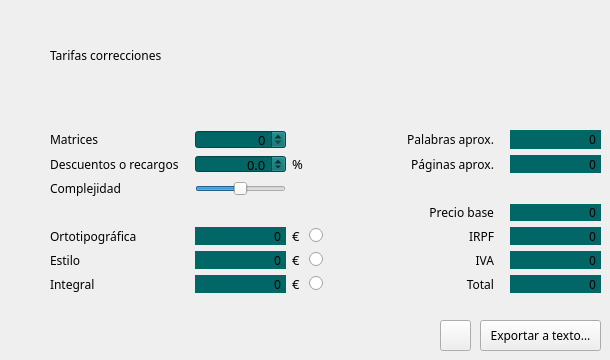
    <widget class="QWidget" name="tab_corr">
     <property name="sizePolicy">
      <sizepolicy hsizetype="Fixed" vsizetype="Fixed">
       <horstretch>0</horstretch>
       <verstretch>0</verstretch>
      </sizepolicy>
     </property>
     <property name="font">
      <font>
       <family>Bookerly</family>
       <pointsize>9</pointsize>
       <italic>false</italic>
       <bold>false</bold>
      </font>
     </property>
     <property name="styleSheet">
      <string notr="true">font: 9pt &quot;Bookerly&quot;;
color: &quot;white&quot;;</string>
     </property>
     <attribute name="title">
      <string>Correcciones</string>
     </attribute>
     <widget class="QLabel" name="label_8">
      <property name="geometry">
       <rect>
        <x>50</x>
        <y>40</y>
        <width>401</width>
        <height>31</height>
       </rect>
      </property>
      <property name="styleSheet">
       <string notr="true">font: 20pt &quot;Bookerly&quot;;</string>
      </property>
      <property name="text">
       <string>Tarifas correcciones</string>
      </property>
     </widget>
     <widget class="QWidget" name="layoutWidget">
      <property name="geometry">
       <rect>
        <x>50</x>
        <y>130</y>
        <width>551</width>
        <height>163</height>
       </rect>
      </property>
      <layout class="QGridLayout" name="gridLayout_corr">
       <item row="6" column="5">
        <widget class="QLabel" name="label_15">
         <property name="font">
          <font>
           <family>Bookerly</family>
           <pointsize>9</pointsize>
           <italic>false</italic>
           <bold>false</bold>
          </font>
         </property>
         <property name="text">
          <string>IRPF</string>
         </property>
         <property name="alignment">
          <set>Qt::AlignRight|Qt::AlignTrailing|Qt::AlignVCenter</set>
         </property>
        </widget>
       </item>
       <item row="2" column="7">
        <widget class="QLabel" name="lbl_pags">
         <property name="styleSheet">
          <string notr="true">background-color: #006666;
color: &quot;white&quot;;
font: 10pt &quot;Cascadia Code&quot;;</string>
         </property>
         <property name="text">
          <string>0</string>
         </property>
         <property name="alignment">
          <set>Qt::AlignRight|Qt::AlignTrailing|Qt::AlignVCenter</set>
         </property>
         <property name="indent">
          <number>5</number>
         </property>
        </widget>
       </item>
       <item row="7" column="4">
        <widget class="QRadioButton" name="radioBtn_sty">
         <property name="text">
          <string/>
         </property>
        </widget>
       </item>
       <item row="3" column="2">
        <widget class="QSlider" name="slider_compl">
         <property name="styleSheet">
          <string notr="true"/>
         </property>
         <property name="minimum">
          <number>1</number>
         </property>
         <property name="maximum">
          <number>5</number>
         </property>
         <property name="pageStep">
          <number>2</number>
         </property>
         <property name="value">
          <number>3</number>
         </property>
         <property name="orientation">
          <enum>Qt::Horizontal</enum>
         </property>
        </widget>
       </item>
       <item row="9" column="2">
        <widget class="QLabel" name="lbl_show_full">
         <property name="styleSheet">
          <string notr="true">background-color: #006666;
color: &quot;white&quot;;
font: 10pt &quot;Cascadia Code&quot;;</string>
         </property>
         <property name="text">
          <string>0</string>
         </property>
         <property name="alignment">
          <set>Qt::AlignRight|Qt::AlignTrailing|Qt::AlignVCenter</set>
         </property>
         <property name="indent">
          <number>5</number>
         </property>
        </widget>
       </item>
       <item row="9" column="4">
        <widget class="QRadioButton" name="radioBtn_full">
         <property name="text">
          <string/>
         </property>
        </widget>
       </item>
       <item row="7" column="7">
        <widget class="QLabel" name="lbl_iva">
         <property name="styleSheet">
          <string notr="true">background-color: #006666;
color: &quot;white&quot;;
font: 10pt &quot;Cascadia Code&quot;;</string>
         </property>
         <property name="text">
          <string>0</string>
         </property>
         <property name="alignment">
          <set>Qt::AlignRight|Qt::AlignTrailing|Qt::AlignVCenter</set>
         </property>
         <property name="indent">
          <number>5</number>
         </property>
        </widget>
       </item>
       <item row="2" column="0">
        <widget class="QLabel" name="label_9">
         <property name="lineWidth">
          <number>-1</number>
         </property>
         <property name="text">
          <string>Descuentos o recargos</string>
         </property>
         <property name="scaledContents">
          <bool>false</bool>
         </property>
         <property name="wordWrap">
          <bool>true</bool>
         </property>
        </widget>
       </item>
       <item row="6" column="4">
        <widget class="QRadioButton" name="radioBtn_ort">
         <property name="text">
          <string/>
         </property>
        </widget>
       </item>
       <item row="6" column="7">
        <widget class="QLabel" name="lbl_irpf">
         <property name="styleSheet">
          <string notr="true">background-color: #006666;
color: &quot;white&quot;;
font: 10pt &quot;Cascadia Code&quot;;</string>
         </property>
         <property name="text">
          <string>0</string>
         </property>
         <property name="alignment">
          <set>Qt::AlignRight|Qt::AlignTrailing|Qt::AlignVCenter</set>
         </property>
         <property name="indent">
          <number>5</number>
         </property>
        </widget>
       </item>
       <item row="9" column="0">
        <widget class="QLabel" name="label_3">
         <property name="font">
          <font>
           <family>Bookerly</family>
           <pointsize>9</pointsize>
           <italic>false</italic>
           <bold>false</bold>
          </font>
         </property>
         <property name="text">
          <string>Integral</string>
         </property>
        </widget>
       </item>
       <item row="0" column="0">
        <widget class="QLabel" name="label_4">
         <property name="font">
          <font>
           <family>Bookerly</family>
           <pointsize>9</pointsize>
           <italic>false</italic>
           <bold>false</bold>
          </font>
         </property>
         <property name="text">
          <string>Matrices</string>
         </property>
        </widget>
       </item>
       <item row="6" column="0">
        <widget class="QLabel" name="label">
         <property name="font">
          <font>
           <family>Bookerly</family>
           <pointsize>9</pointsize>
           <italic>false</italic>
           <bold>false</bold>
          </font>
         </property>
         <property name="text">
          <string>Ortotipográfica</string>
         </property>
        </widget>
       </item>
       <item row="6" column="2">
        <widget class="QLabel" name="lbl_show_orto">
         <property name="styleSheet">
          <string notr="true">background-color: #006666;
color: &quot;white&quot;;
font: 10pt &quot;Cascadia Code&quot;;</string>
         </property>
         <property name="text">
          <string>0</string>
         </property>
         <property name="alignment">
          <set>Qt::AlignRight|Qt::AlignTrailing|Qt::AlignVCenter</set>
         </property>
         <property name="margin">
          <number>0</number>
         </property>
         <property name="indent">
          <number>5</number>
         </property>
        </widget>
       </item>
       <item row="9" column="5">
        <widget class="QLabel" name="label_17">
         <property name="font">
          <font>
           <family>Bookerly</family>
           <pointsize>9</pointsize>
           <italic>false</italic>
           <bold>false</bold>
          </font>
         </property>
         <property name="text">
          <string>Total</string>
         </property>
         <property name="alignment">
          <set>Qt::AlignRight|Qt::AlignTrailing|Qt::AlignVCenter</set>
         </property>
        </widget>
       </item>
       <item row="0" column="2">
        <widget class="QSpinBox" name="spinBox_matr">
         <property name="font">
          <font>
           <family>Cascadia Code</family>
           <pointsize>10</pointsize>
           <italic>false</italic>
           <bold>false</bold>
          </font>
         </property>
         <property name="layoutDirection">
          <enum>Qt::LeftToRight</enum>
         </property>
         <property name="autoFillBackground">
          <bool>false</bool>
         </property>
         <property name="styleSheet">
          <string notr="true">background-color: #006666;
color: &quot;white&quot;;
font: 10pt &quot;Cascadia Code&quot;;
</string>
         </property>
         <property name="wrapping">
          <bool>false</bool>
         </property>
         <property name="frame">
          <bool>true</bool>
         </property>
         <property name="alignment">
          <set>Qt::AlignRight|Qt::AlignTrailing|Qt::AlignVCenter</set>
         </property>
         <property name="showGroupSeparator" stdset="0">
          <bool>true</bool>
         </property>
         <property name="minimum">
          <number>0</number>
         </property>
         <property name="maximum">
          <number>1000000</number>
         </property>
         <property name="singleStep">
          <number>1000</number>
         </property>
         <property name="value">
          <number>0</number>
         </property>
        </widget>
       </item>
       <item row="4" column="7">
        <widget class="QLabel" name="lbl_base">
         <property name="styleSheet">
          <string notr="true">background-color: #006666;
color: &quot;white&quot;;
font: 10pt &quot;Cascadia Code&quot;;</string>
         </property>
         <property name="text">
          <string>0</string>
         </property>
         <property name="alignment">
          <set>Qt::AlignRight|Qt::AlignTrailing|Qt::AlignVCenter</set>
         </property>
         <property name="indent">
          <number>5</number>
         </property>
        </widget>
       </item>
       <item row="0" column="4">
        <spacer name="horizontalSpacer">
         <property name="orientation">
          <enum>Qt::Horizontal</enum>
         </property>
         <property name="sizeHint" stdset="0">
          <size>
           <width>40</width>
           <height>20</height>
          </size>
         </property>
        </spacer>
       </item>
       <item row="0" column="6">
        <spacer name="horizontalSpacer_4">
         <property name="orientation">
          <enum>Qt::Horizontal</enum>
         </property>
         <property name="sizeType">
          <enum>QSizePolicy::Fixed</enum>
         </property>
         <property name="sizeHint" stdset="0">
          <size>
           <width>10</width>
           <height>20</height>
          </size>
         </property>
        </spacer>
       </item>
       <item row="2" column="5">
        <widget class="QLabel" name="label_7">
         <property name="font">
          <font>
           <family>Bookerly</family>
           <pointsize>9</pointsize>
           <italic>false</italic>
           <bold>false</bold>
          </font>
         </property>
         <property name="text">
          <string>Páginas aprox.</string>
         </property>
         <property name="alignment">
          <set>Qt::AlignRight|Qt::AlignTrailing|Qt::AlignVCenter</set>
         </property>
        </widget>
       </item>
       <item row="0" column="7">
        <widget class="QLabel" name="lbl_palab">
         <property name="styleSheet">
          <string notr="true">background-color: #006666;
color: &quot;white&quot;;
font: 10pt &quot;Cascadia Code&quot;;</string>
         </property>
         <property name="text">
          <string>0</string>
         </property>
         <property name="alignment">
          <set>Qt::AlignRight|Qt::AlignTrailing|Qt::AlignVCenter</set>
         </property>
         <property name="indent">
          <number>5</number>
         </property>
        </widget>
       </item>
       <item row="7" column="5">
        <widget class="QLabel" name="label_16">
         <property name="font">
          <font>
           <family>Bookerly</family>
           <pointsize>9</pointsize>
           <italic>false</italic>
           <bold>false</bold>
          </font>
         </property>
         <property name="text">
          <string>IVA</string>
         </property>
         <property name="alignment">
          <set>Qt::AlignRight|Qt::AlignTrailing|Qt::AlignVCenter</set>
         </property>
        </widget>
       </item>
       <item row="2" column="3">
        <widget class="QLabel" name="label_13">
         <property name="font">
          <font>
           <family>Cascadia Code</family>
           <pointsize>10</pointsize>
           <italic>false</italic>
           <bold>false</bold>
          </font>
         </property>
         <property name="styleSheet">
          <string notr="true">font: 10pt &quot;Cascadia Code&quot;;</string>
         </property>
         <property name="text">
          <string>%</string>
         </property>
        </widget>
       </item>
       <item row="7" column="2">
        <widget class="QLabel" name="lbl_show_sty">
         <property name="styleSheet">
          <string notr="true">background-color: #006666;
color: &quot;white&quot;;
font: 10pt &quot;Cascadia Code&quot;;</string>
         </property>
         <property name="text">
          <string>0</string>
         </property>
         <property name="alignment">
          <set>Qt::AlignRight|Qt::AlignTrailing|Qt::AlignVCenter</set>
         </property>
         <property name="indent">
          <number>5</number>
         </property>
        </widget>
       </item>
       <item row="9" column="7">
        <widget class="QLabel" name="lbl_total">
         <property name="styleSheet">
          <string notr="true">background-color: #006666;
color: &quot;white&quot;;
font: 10pt &quot;Cascadia Code&quot;;</string>
         </property>
         <property name="text">
          <string>0</string>
         </property>
         <property name="alignment">
          <set>Qt::AlignRight|Qt::AlignTrailing|Qt::AlignVCenter</set>
         </property>
         <property name="indent">
          <number>5</number>
         </property>
        </widget>
       </item>
       <item row="4" column="5">
        <widget class="QLabel" name="label_14">
         <property name="font">
          <font>
           <family>Bookerly</family>
           <pointsize>9</pointsize>
           <italic>false</italic>
           <bold>false</bold>
          </font>
         </property>
         <property name="text">
          <string>Precio base</string>
         </property>
         <property name="alignment">
          <set>Qt::AlignRight|Qt::AlignTrailing|Qt::AlignVCenter</set>
         </property>
        </widget>
       </item>
       <item row="7" column="0">
        <widget class="QLabel" name="label_2">
         <property name="font">
          <font>
           <family>Bookerly</family>
           <pointsize>9</pointsize>
           <italic>false</italic>
           <bold>false</bold>
          </font>
         </property>
         <property name="text">
          <string>Estilo</string>
         </property>
        </widget>
       </item>
       <item row="2" column="2">
        <widget class="QDoubleSpinBox" name="spinBox_percen">
         <property name="font">
          <font>
           <family>Cascadia Code</family>
           <pointsize>10</pointsize>
           <italic>false</italic>
           <bold>false</bold>
          </font>
         </property>
         <property name="layoutDirection">
          <enum>Qt::LeftToRight</enum>
         </property>
         <property name="autoFillBackground">
          <bool>false</bool>
         </property>
         <property name="styleSheet">
          <string notr="true">background-color: #006666;
color: &quot;white&quot;;
font: 10pt &quot;Cascadia Code&quot;;
</string>
         </property>
         <property name="wrapping">
          <bool>false</bool>
         </property>
         <property name="frame">
          <bool>true</bool>
         </property>
         <property name="alignment">
          <set>Qt::AlignRight|Qt::AlignTrailing|Qt::AlignVCenter</set>
         </property>
         <property name="showGroupSeparator" stdset="0">
          <bool>true</bool>
         </property>
         <property name="decimals">
          <number>1</number>
         </property>
         <property name="minimum">
          <double>-50.000000000000000</double>
         </property>
        </widget>
       </item>
       <item row="0" column="1">
        <spacer name="horizontalSpacer_2">
         <property name="orientation">
          <enum>Qt::Horizontal</enum>
         </property>
         <property name="sizeType">
          <enum>QSizePolicy::Fixed</enum>
         </property>
         <property name="sizeHint" stdset="0">
          <size>
           <width>10</width>
           <height>20</height>
          </size>
         </property>
        </spacer>
       </item>
       <item row="7" column="3">
        <widget class="QLabel" name="label_11">
         <property name="font">
          <font>
           <family>Cascadia Code</family>
           <pointsize>10</pointsize>
           <italic>false</italic>
           <bold>false</bold>
          </font>
         </property>
         <property name="styleSheet">
          <string notr="true">font: 10pt &quot;Cascadia Code&quot;;</string>
         </property>
         <property name="text">
          <string>€</string>
         </property>
        </widget>
       </item>
       <item row="9" column="3">
        <widget class="QLabel" name="label_12">
         <property name="font">
          <font>
           <family>Cascadia Code</family>
           <pointsize>10</pointsize>
           <italic>false</italic>
           <bold>false</bold>
          </font>
         </property>
         <property name="styleSheet">
          <string notr="true">font: 10pt &quot;Cascadia Code&quot;;</string>
         </property>
         <property name="text">
          <string>€</string>
         </property>
        </widget>
       </item>
       <item row="3" column="0">
        <widget class="QLabel" name="label_5">
         <property name="font">
          <font>
           <family>Bookerly</family>
           <pointsize>9</pointsize>
           <italic>false</italic>
           <bold>false</bold>
          </font>
         </property>
         <property name="text">
          <string>Complejidad</string>
         </property>
        </widget>
       </item>
       <item row="0" column="5">
        <widget class="QLabel" name="label_6">
         <property name="font">
          <font>
           <family>Bookerly</family>
           <pointsize>9</pointsize>
           <italic>false</italic>
           <bold>false</bold>
          </font>
         </property>
         <property name="text">
          <string>Palabras aprox.</string>
         </property>
         <property name="alignment">
          <set>Qt::AlignRight|Qt::AlignTrailing|Qt::AlignVCenter</set>
         </property>
        </widget>
       </item>
       <item row="6" column="3">
        <widget class="QLabel" name="label_10">
         <property name="font">
          <font>
           <family>Cascadia Code</family>
           <pointsize>10</pointsize>
           <italic>false</italic>
           <bold>false</bold>
          </font>
         </property>
         <property name="styleSheet">
          <string notr="true">font: 10pt &quot;Cascadia Code&quot;;</string>
         </property>
         <property name="text">
          <string>€</string>
         </property>
        </widget>
       </item>
       <item row="3" column="7">
        <spacer name="horizontalSpacer_3">
         <property name="orientation">
          <enum>Qt::Horizontal</enum>
         </property>
         <property name="sizeHint" stdset="0">
          <size>
           <width>40</width>
           <height>20</height>
          </size>
         </property>
        </spacer>
       </item>
      </layout>
     </widget>
     <widget class="QPushButton" name="psBtnSave">
      <property name="geometry">
       <rect>
        <x>480</x>
        <y>320</y>
        <width>121</width>
        <height>31</height>
       </rect>
      </property>
      <property name="text">
       <string>Exportar a texto…</string>
      </property>
      <property name="shortcut">
       <string>Ctrl+R</string>
      </property>
     </widget>
     <widget class="QToolButton" name="btn_about">
      <property name="geometry">
       <rect>
        <x>440</x>
        <y>320</y>
        <width>31</width>
        <height>31</height>
       </rect>
      </property>
      <property name="text">
       <string/>
      </property>
      <property name="icon">
       <iconset theme="system-help">
        <normaloff>.</normaloff>.</iconset>
      </property>
     </widget>
    </widget>
